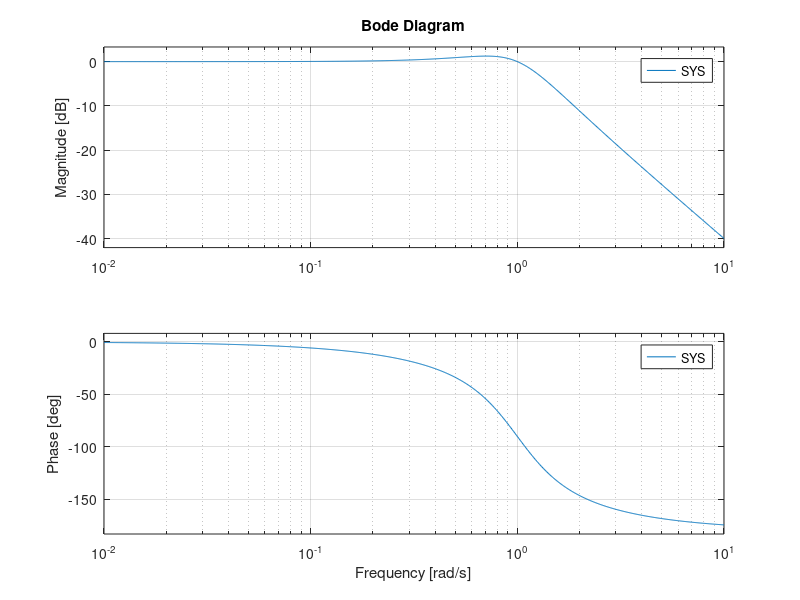

The MATLAB script that drew this image:
close all; clear; clc

% numerator polynomial coefficients
NUM = [1];

% denominator polynomial coefficients
DEN = [1 1 1];

% transfer function
SYS = tf(NUM,DEN)

% Bode frequency response of dynamic systems
bode(SYS)

% transfer function
G = @(s) 1/(s^2 + s + 1);

% manually compute magnitude and phase shift at specific w
w = 3;
abs(G(i*w))
rad2deg(angle(G(i*w)))